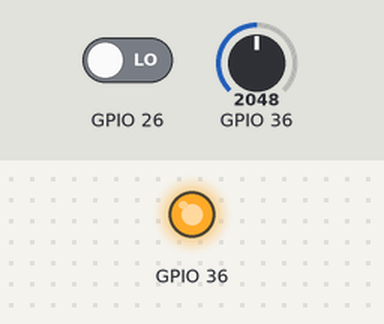
Bench run of a sketch on a simulated ESP32. Shown: output pins drawn as LEDs (lit = HIGH). The inputs (shaded band) are chosen by the test bench; at power-on: GPIO 26 LOW, GPIO 36 = 2048. What the sketch prints to the serial monitor is not drawn.

Above: at 0.1 s.
Timing chart, 0 to 1.6 s (numbered marks = the images above):
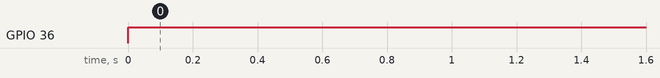

Measured:
- by itself, GPIO 36: LOW → HIGH at 0.00 s

The sketch:

AirQualitySensor.ino
```cpp
int sensorValue;
int digitalValue;


void setup() {
  Serial.begin(9600);
  pinMode(36, OUTPUT);
  pinMode(26, INPUT);
}

void loop() {
  // put your main code here, to run repeatedly:

  sensorValue = analogRead(36);
  digitalValue = digitalRead(26);

  if (sensorValue > 400)
  {
    digitalWrite(A0, HIGH);
  }
  else
    digitalWrite(26, LOW);
  Serial.println(sensorValue, DEC); // prints the value read
  Serial.println(digitalValue, DEC);
  delay(1000); // wait 100ms for next reading
}
```
